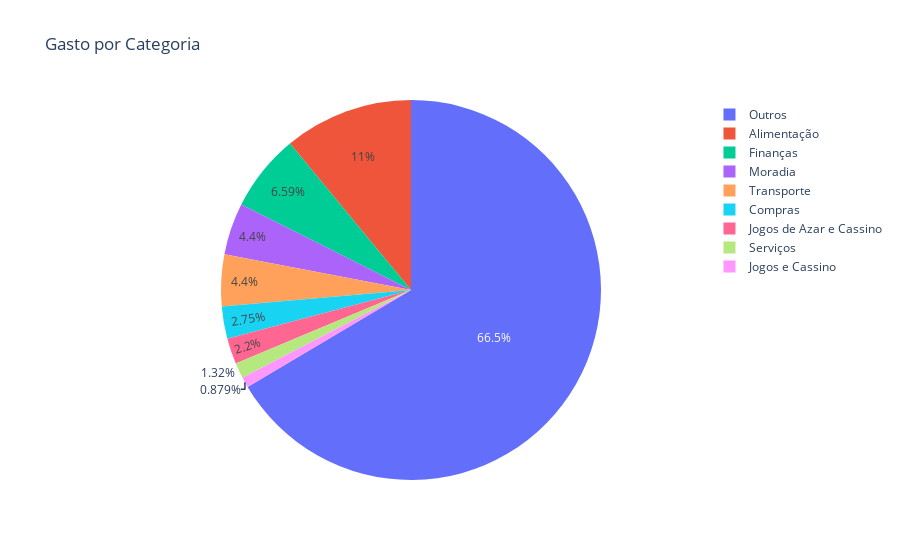

Notebook cell for this chart:
### Code cell
fig = px.pie(resumo,names='category',values='amount',title="Gasto por Categoria")
fig.show()

### Figure 1 — Plotly figure (JSON) as saved in the notebook; plotly's stock layout.template omitted (floating-point values rounded to 4 significant figures)
{"data": [{"domain": {"x": [0, 1], "y": [0, 1]}, "hovertemplate": "category=%{label}<br>amount=%{value}<extra></extra>", "labels": ["Alimentação", "Compras", "Finanças", "Jogos de Azar e Cassino", "Jogos e Cassino", "Moradia", "Outros", "Serviços", "Transporte"], "legendgroup": "", "name": "", "showlegend": true, "type": "pie", "values": [1000, 250, 600, 200, 80, 400, 6050, 120, 400]}], "layout": {"legend": {"tracegroupgap": 0}, "title": {"text": "Gasto por Categoria"}}}
